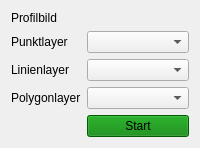
            <widget class="QWidget" name="profileDigitalization">
             <property name="styleSheet">
              <string notr="true">#profileDigitalization{
	background-color:  rgb(240,240,240)
}</string>
             </property>
             <attribute name="title">
              <string>Digitalisierung</string>
             </attribute>
             <layout class="QFormLayout" name="formLayout_6">
              <item row="1" column="0">
               <widget class="QLabel" name="label_46">
                <property name="text">
                 <string>Profilbild</string>
                </property>
               </widget>
              </item>
              <item row="2" column="0">
               <widget class="QLabel" name="label_47">
                <property name="text">
                 <string>Punktlayer</string>
                </property>
               </widget>
              </item>
              <item row="2" column="1">
               <widget class="QgsMapLayerComboBox" name="pointLayerDigitize"/>
              </item>
              <item row="3" column="0">
               <widget class="QLabel" name="label_48">
                <property name="text">
                 <string>Linienlayer</string>
                </property>
               </widget>
              </item>
              <item row="3" column="1">
               <widget class="QgsMapLayerComboBox" name="lineLayerDigitize"/>
              </item>
              <item row="7" column="1">
               <widget class="QPushButton" name="startDigitizeBtn">
                <property name="styleSheet">
                 <string notr="true">background-color : green</string>
                </property>
                <property name="text">
                 <string>Start</string>
                </property>
               </widget>
              </item>
              <item row="5" column="0">
               <widget class="QLabel" name="label_49">
                <property name="text">
                 <string>Polygonlayer</string>
                </property>
               </widget>
              </item>
              <item row="5" column="1">
               <widget class="QgsMapLayerComboBox" name="polygonLayerDigitize"/>
              </item>
              <item row="1" column="1">
               <widget class="QgsFileWidget" name="profileDigitize"/>
              </item>
             </layout>
            </widget>
